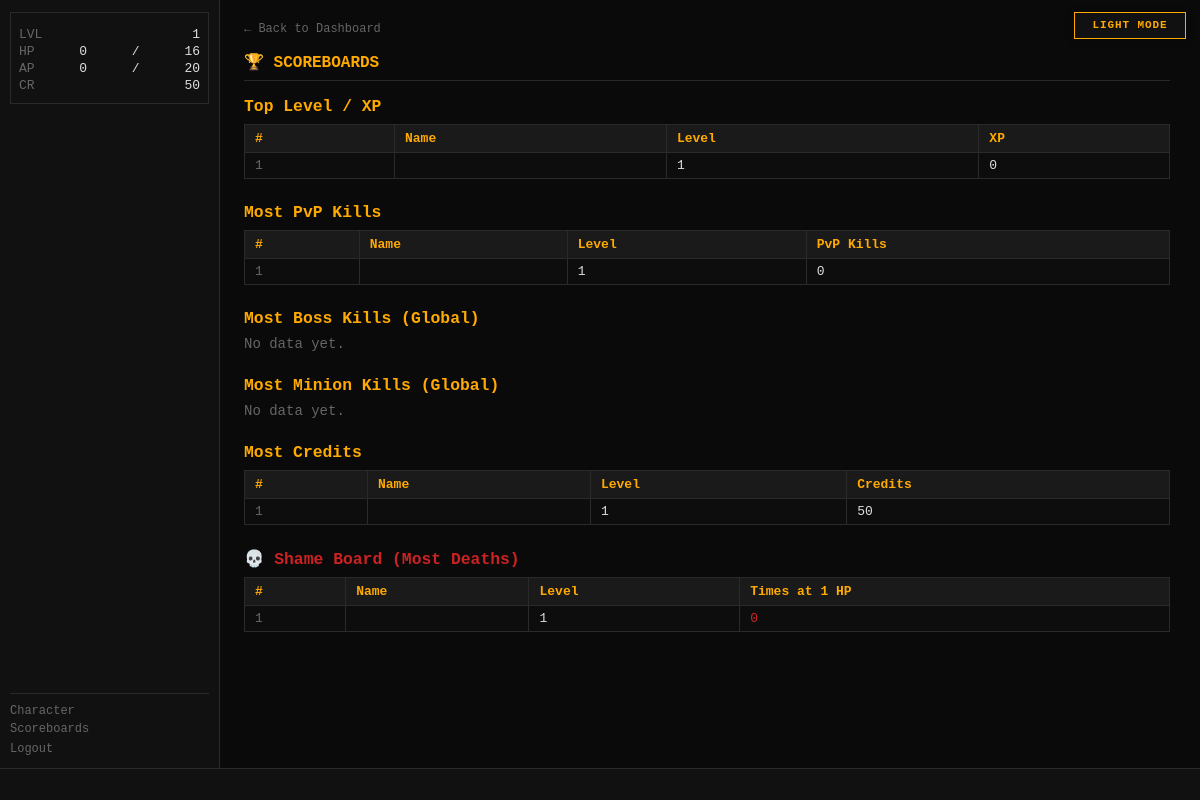
The app's page /scoreboards (signed in), older data.
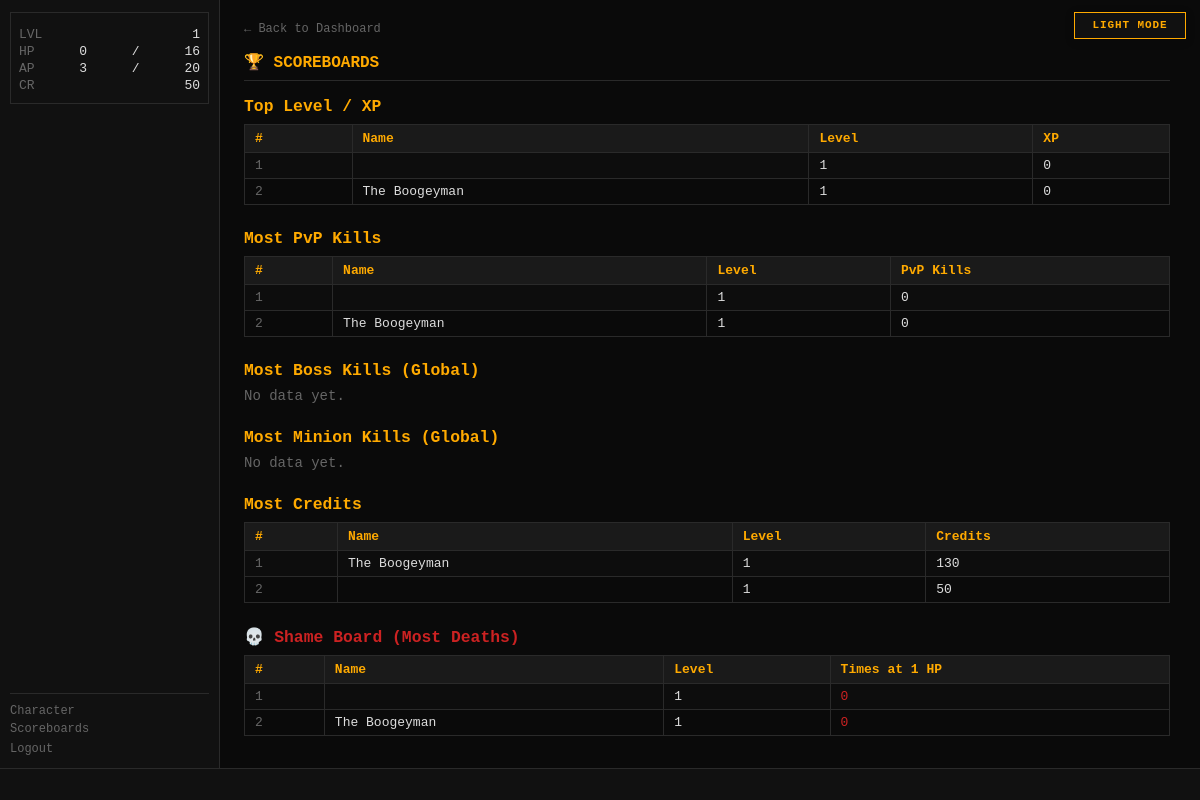
The same page, newer data.
### tables this page shows
CREATE TABLE players (
    id                  INTEGER PRIMARY KEY AUTOINCREMENT,
    username            TEXT    UNIQUE NOT NULL,
    password_hash       TEXT    NOT NULL,
    email               TEXT    UNIQUE NOT NULL,
    character_name      TEXT    NOT NULL,
    sex                 TEXT    NOT NULL,
    class_id            INTEGER REFERENCES classes(id),
    str_stat            INTEGER NOT NULL DEFAULT 1,
    end_stat            INTEGER NOT NULL DEFAULT 1,
    agi_stat            INTEGER NOT NULL DEFAULT 1,
    lck_stat            INTEGER NOT NULL DEFAULT 1,
    per_stat            INTEGER NOT NULL DEFAULT 1,
    level               INTEGER NOT NULL DEFAULT 1,
    xp                  INTEGER NOT NULL DEFAULT 0,
    current_hp          INTEGER NOT NULL,
    current_ap          INTEGER NOT NULL,
    credits             INTEGER NOT NULL DEFAULT 25,
    equipped_weapon_id  INTEGER REFERENCES inventory_items(id),
    equipped_armor_id   INTEGER REFERENCES inventory_items(id),
    equipped_special_id INTEGER REFERENCES inventory_items(id),
    in_combat           INTEGER NOT NULL DEFAULT 0,
    pending_levelup     INTEGER NOT NULL DEFAULT 0,
    combat_preference   TEXT    NOT NULL DEFAULT "Balanced",
    is_banned           INTEGER NOT NULL DEFAULT 0,
    last_login_at       TEXT,
    created_at          TEXT    NOT NULL DEFAULT (datetime('now'))
);

CREATE TABLE player_stats (
    player_id            INTEGER PRIMARY KEY REFERENCES players(id),
    pvp_kills            INTEGER NOT NULL DEFAULT 0,
    times_reduced_to_1hp INTEGER NOT NULL DEFAULT 0,
    updated_at           TEXT    NOT NULL DEFAULT (datetime('now'))
);

### routes/scoreboards.py (the view)
@bp.route("/scoreboards")
def index():
    settings      = get_all_settings()
    inactive_days = settings.get("INACTIVE_DAYS_THRESHOLD", cfg.INACTIVE_DAYS_THRESHOLD)
    cutoff_expr   = f"datetime('now', '-{inactive_days} days')"
    top_level      = _top_level_xp(cutoff_expr)
    top_pvp_kills  = _top_pvp_kills(cutoff_expr)
    top_boss_global= _top_boss_kills_global(cutoff_expr)
    top_boss_each  = _top_boss_kills_per_boss(cutoff_expr)
    top_minion_gl  = _top_minion_kills_global(cutoff_expr)
    top_minion_each= _top_minion_kills_per_minion(cutoff_expr)
    top_credits    = _top_credits(cutoff_expr)
    shame_board    = _shame_board(cutoff_expr)
    return render_template(
        "scoreboards/scoreboards.html",
        top_level=top_level,
        top_pvp_kills=top_pvp_kills,
        top_boss_global=top_boss_global,
        top_boss_each=top_boss_each,
        top_minion_global=top_minion_gl,
        top_minion_each=top_minion_each,
        top_credits=top_credits,
        shame_board=shame_board,
    )

### app.py (called while the page is built)
def _context_processor() -> dict:
    player = g.get("player")
    if not player:
        return {}
    return {"player": player, "settings": get_all_settings()}

def _check_auth():
    if request.endpoint in _AUTH_EXEMPT:
        return None
    if not session.get("player_id"):
        return redirect(url_for("auth.login"))
    return None

def _load_player():
    player_id = session.get("player_id")
    if not player_id:
        return None
    player = get_player(player_id)
    if player is None:
        session.clear()
        return redirect(url_for("auth.login"))
    g.player = player
    return None

def _check_levelup():
    if request.endpoint in _LEVELUP_EXEMPT:
        return None
    player = g.get("player")
    if player and player.get("pending_levelup") and not player.get("in_combat"):
        return redirect(url_for("auth.levelup"))
    return None

def _set_blackout_flag():
    settings = get_all_settings()
    blackout_mins = settings.get("MIDNIGHT_BLACKOUT_MINUTES", cfg.MIDNIGHT_BLACKOUT_MINUTES)
    now = datetime.now(timezone.utc)
    minutes_to_midnight = (24 * 60) - (now.hour * 60 + now.minute)
    g.blackout = (minutes_to_midnight <= blackout_mins)

### database.py (called while the page is built)
def get_db() -> sqlite3.Connection:
    if 'db' not in g:
        g.db = sqlite3.connect(
            cfg.DB_PATH,
            detect_types=sqlite3.PARSE_DECLTYPES,
            timeout=10,
        )
        g.db.row_factory = dict_factory
        g.db.execute("PRAGMA foreign_keys = ON")
        g.db.execute("PRAGMA journal_mode = WAL")
    return g.db

def dict_factory(cursor: sqlite3.Cursor, row: tuple) -> dict:
    return {col[0]: val for col, val in zip(cursor.description, row)}

def execute(sql: str, params: tuple = ()) -> list[dict]:
    return get_db().execute(sql, params).fetchall()

def execute_one(sql: str, params: tuple = ()) -> dict | None:
    return get_db().execute(sql, params).fetchone()

### routes/scoreboards.py (called while the page is built)
def _top_level_xp(cutoff_expr: str, limit: int = 20) -> list:
    return execute(
        f"""SELECT character_name, level, xp, class_id
            FROM players
            WHERE is_banned = 0
              AND (last_login_at IS NULL OR last_login_at >= {cutoff_expr})
            ORDER BY level DESC, xp DESC
            LIMIT ?""",
        (limit,)
    )

### templates/scoreboards/scoreboards.html (shortened to what this page needs)
{% extends "base.html" %}
{% block content %}
<div id="page-content">
    <a href="{{ url_for('dashboard.index') }}" class="back-link">← Back to Dashboard</a>
    <h2 class="page-title">🏆 SCOREBOARDS</h2>
    <h3 style="color:var(--amber);margin-bottom:8px;">Top Level / XP</h3>
    {% if top_level %}
    <table style="margin-bottom:24px;">
        <tr><th>#</th><th>Name</th><th>Level</th><th>XP</th></tr>
        {% for p in top_level %}
        <tr>
            <td style="color:var(--grey)">{{ loop.index }}</td>
            <td>{{ p.character_name }}</td>
            <td>{{ p.level }}</td>
            <td>{{ p.xp }}</td>
        </tr>
        {% endfor %}
    </table>
    {% else %}
    <p style="color:var(--grey);margin-bottom:24px;">No data yet.</p>
    {% endif %}
    <h3 style="color:var(--amber);margin-bottom:8px;">Most PvP Kills</h3>
    {% if top_pvp_kills %}
    <table style="margin-bottom:24px;">
        <tr><th>#</th><th>Name</th><th>Level</th><th>PvP Kills</th></tr>
        {% for p in top_pvp_kills %}
        <tr>
            <td style="color:var(--grey)">{{ loop.index }}</td>
            <td>{{ p.character_name }}</td>
            <td>{{ p.level }}</td>
            <td>{{ p.pvp_kills }}</td>
        </tr>
        {% endfor %}
    </table>
    {% else %}
    <p style="color:var(--grey);margin-bottom:24px;">No data yet.</p>
    {% endif %}
    <h3 style="color:var(--amber);margin-bottom:8px;">Most Boss Kills (Global)</h3>
    {% if top_boss_global %}
    <table style="margin-bottom:24px;">
        <tr><th>#</th><th>Name</th><th>Level</th><th>Total Boss Kills</th></tr>
        {% for p in top_boss_global %}
        <tr>
            <td style="color:var(--grey)">{{ loop.index }}</td>
            <td>{{ p.character_name }}</td>
            <td>{{ p.level }}</td>
            <td>{{ p.total_kills }}</td>
        </tr>
        {% endfor %}
    </table>
    {% else %}
    <p style="color:var(--grey);margin-bottom:24px;">No data yet.</p>
    {% endif %}
    <h3 style="color:var(--amber);margin-bottom:8px;">Most Minion Kills (Global)</h3>
    {% if top_minion_global %}
    <table style="margin-bottom:24px;">
        <tr><th>#</th><th>Name</th><th>Level</th><th>Total Minion Kills</th></tr>
        {% for p in top_minion_global %}
        <tr>
            <td style="color:var(--grey)">{{ loop.index }}</td>
            <td>{{ p.character_name }}</td>
            <td>{{ p.level }}</td>
            <td>{{ p.total_kills }}</td>
        </tr>
        {% endfor %}
    </table>
    {% else %}
    <p style="color:var(--grey);margin-bottom:24px;">No data yet.</p>
    {% endif %}
    <h3 style="color:var(--amber);margin-bottom:8px;">Most Credits</h3>
    {% if top_credits %}
    <table style="margin-bottom:24px;">
        <tr><th>#</th><th>Name</th><th>Level</th><th>Credits</th></tr>
        {% for p in top_credits %}
        <tr>
            <td style="color:var(--grey)">{{ loop.index }}</td>
            <td>{{ p.character_name }}</td>
            <td>{{ p.level }}</td>
            <td>{{ p.credits }}</td>
        </tr>
        {% endfor %}
    </table>
    {% else %}
    <p style="color:var(--grey);margin-bottom:24px;">No data yet.</p>
    {% endif %}
    <h3 style="color:var(--red);margin-bottom:8px;">💀 Shame Board (Most Deaths)</h3>
    {% if shame_board %}
    <table style="margin-bottom:24px;">
        <tr><th>#</th><th>Name</th><th>Level</th><th>Times at 1 HP</th></tr>
        {% for p in shame_board %}
        <tr>
            <td style="color:var(--grey)">{{ loop.index }}</td>
            <td>{{ p.character_name }}</td>
            <td>{{ p.level }}</td>
            <td style="color:var(--red)">{{ p.times_reduced_to_1hp }}</td>
        </tr>
        {% endfor %}
    </table>
    {% else %}
    <p style="color:var(--grey);margin-bottom:24px;">No data yet.</p>
    {% endif %}
</div>
{% endblock %}

### templates/base.html (shortened to what this page needs)
<!DOCTYPE html>
<html lang="en">
<head>
    <link rel="stylesheet" href="{{ url_for('static', filename='style.css') }}">
</head>
<body class="{{ 'authenticated' if player else 'auth-page' }} {% block body_class %}{% endblock %}">
<button id="theme-toggle" type="button" aria-label="Switch color theme" aria-pressed="false">
</button>
{% if player %}
<div id="left-col">
    <div id="status-block">
        <div class="status-line">
            <span class="label">LVL</span>
            <span id="status-level">{{ player.level }}</span>
        </div>
        <div class="status-line">
            <span class="label">HP</span>
            <span id="status-hp">{{ player.current_hp }}</span>/<span id="status-maxhp">{{ player.max_hp }}</span>
        </div>
        <div class="status-line">
            <span class="label">AP</span>
            <span id="status-ap">{{ player.current_ap }}</span>/<span id="status-maxap">{{ player.max_ap }}</span>
        </div>
        <div class="status-line">
            <span class="label">CR</span>
            <span id="status-credits">{{ player.credits }}</span>
        </div>
    </div>
    <nav id="left-nav">
        <a href="{{ url_for('character.index') }}">Character</a>
        <a href="{{ url_for('scoreboards.index') }}">Scoreboards</a>
        <form action="{{ url_for('auth.logout') }}" method="POST" style="margin:0">
            <button type="submit" class="nav-link-btn">Logout</button>
        </form>
    </nav>
</div>
{% endif %}
<div id="main">
    {% block content %}{% endblock %}
</div>
{% if player %}
<div id="ticker-wrap">
    <div id="ticker">
    </div>
</div>
{% endif %}
</body>
</html>

### static/style.css (style rules this page uses)
:root { --bg: #0a0a0a; --bg-panel: #111111; --bg-input: #1a1a1a; --border: #2a2a2a; --green: #00cc66; --red: #cc2222; --amber: #ffaa00; --blue: #4499ff; --grey: #666666; --white: #dddddd; --dim: #444444; --font: 'Courier New', Courier, monospace; --left-width: 220px; --ticker-h: 32px; }
*, *::before, *::after { box-sizing: border-box; margin: 0; padding: 0; }
html, body { height: 100%; background: var(--bg); color: var(--white); font-family: var(--font); font-size: 14px; overflow: hidden; }
a { color: var(--blue); text-decoration: none; }
#theme-toggle { position: fixed; top: 12px; right: 14px; z-index: 1000; min-width: 112px; padding: 7px 10px; border: 1px solid var(--amber); background: var(--bg-panel); color: var(--amber); font: bold 11px/1 var(--font); letter-spacing: 0.08em; cursor: pointer; box-shadow: 0 2px 10px rgba(0, 0, 0, 0.18); }
#left-col { position: fixed; top: 0; left: 0; width: var(--left-width); height: calc(100vh - var(--ticker-h)); background: var(--bg-panel); border-right: 1px solid var(--border); display: flex; flex-direction: column; padding: 12px 10px; overflow-y: auto; z-index: 10; }
#main { margin-left: var(--left-width); height: calc(100vh - var(--ticker-h)); overflow-y: auto; overflow-x: hidden; scrollbar-gutter: stable; display: flex; flex-direction: column; }
#status-block { border: 1px solid var(--border); padding: 8px; margin-bottom: 14px; }
.status-line { display: flex; justify-content: space-between; margin: 2px 0; font-size: 13px; }
.status-line .label { color: var(--grey); }
#left-nav { margin-top: auto; display: flex; flex-direction: column; gap: 4px; border-top: 1px solid var(--border); padding-top: 10px; }
#left-nav a, .nav-link-btn { color: var(--grey); font-size: 12px; font-family: var(--font); background: none; border: none; cursor: pointer; text-align: left; padding: 0; }
#ticker-wrap { position: fixed; bottom: 0; left: 0; right: 0; height: var(--ticker-h); background: var(--bg-panel); border-top: 1px solid var(--border); overflow: hidden; z-index: 20; display: flex; align-items: center; }
#ticker { white-space: nowrap; color: var(--dim); font-size: 12px; padding-left: 100%; animation: ticker-scroll 60s linear infinite; }
#page-content { padding: 20px 24px; overflow-y: auto; height: 100%; }
.page-title { color: var(--amber); font-size: 16px; margin-bottom: 16px; border-bottom: 1px solid var(--border); padding-bottom: 8px; }
.back-link { color: var(--grey); font-size: 12px; display: inline-block; margin-bottom: 16px; }
table { width: 100%; border-collapse: collapse; font-size: 13px; margin-bottom: 16px; }
th { background: var(--bg-input); color: var(--amber); padding: 6px 10px; text-align: left; border: 1px solid var(--border); }
td { padding: 5px 10px; border: 1px solid var(--border); color: var(--white); vertical-align: middle; }
tr:nth-child(even) td { background: #0d0d0d; }

Row changes from the older to the newer data that the page shows:
changed players (number 1 of 2 on the later page): current_ap "0" → "3"
added players: character_name "The Boogeyman", level "1", xp "0", credits "130"
added player_stats: character_name "The Boogeyman", level "1", pvp_kills "0", times_reduced_to_1hp "0"
